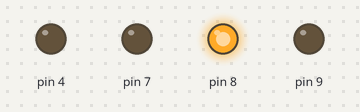
Bench run of a sketch on a simulated Arduino Uno, built with avr-gcc and run on an emulated ATmega328P. Shown: output pins drawn as LEDs (lit = HIGH).

Above: at 2.5 s.
At 10.5 s:
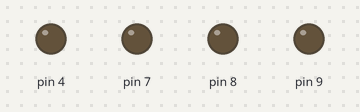
At 13.5 s:
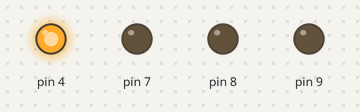
At 16.5 s:
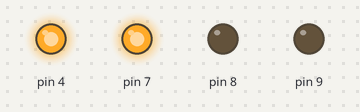
At 19.0 s:
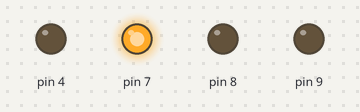
At 27.5 s:
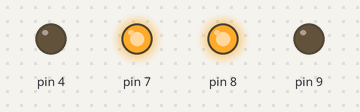
Timing chart, 0 to 28.6 s (numbered marks = the images above):
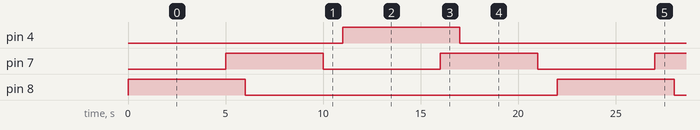

The sketch:

SEMAFORAO_1.ino
```cpp
// C++ code
//
void setup() {

  pinMode(9,OUTPUT);
  pinMode(8,OUTPUT);
  pinMode(7,OUTPUT);
  pinMode(4,OUTPUT);
  digitalWrite(9,LOW);
  digitalWrite(8,LOW);
  digitalWrite(7,LOW);
  digitalWrite(4,LOW);

}

void loop() {

	if (digitalRead(9)==1){

digitalWrite(7,LOW);
delay(1000);
digitalWrite(7,HIGH);
delay(1000);
  }
  if (digitalRead(9)==0){

digitalWrite(8,HIGH);
delay(5000);
digitalWrite(7,HIGH);
delay(1000);
digitalWrite(8,LOW);
delay(4000);
digitalWrite(7,LOW);
delay(1000);
digitalWrite(4,HIGH);
delay(5000);
digitalWrite(7,HIGH);
delay(1000);
digitalWrite(4,LOW);
delay(4000);
digitalWrite(7,LOW);
delay(1000);
  }
   }
```

Measured:
- by itself, pin 4, pin 8: alternates HIGH for 6.0 s and LOW for 16.0 s
- by itself, pin 7: alternates HIGH for 5.0 s and LOW for 6.0 s
